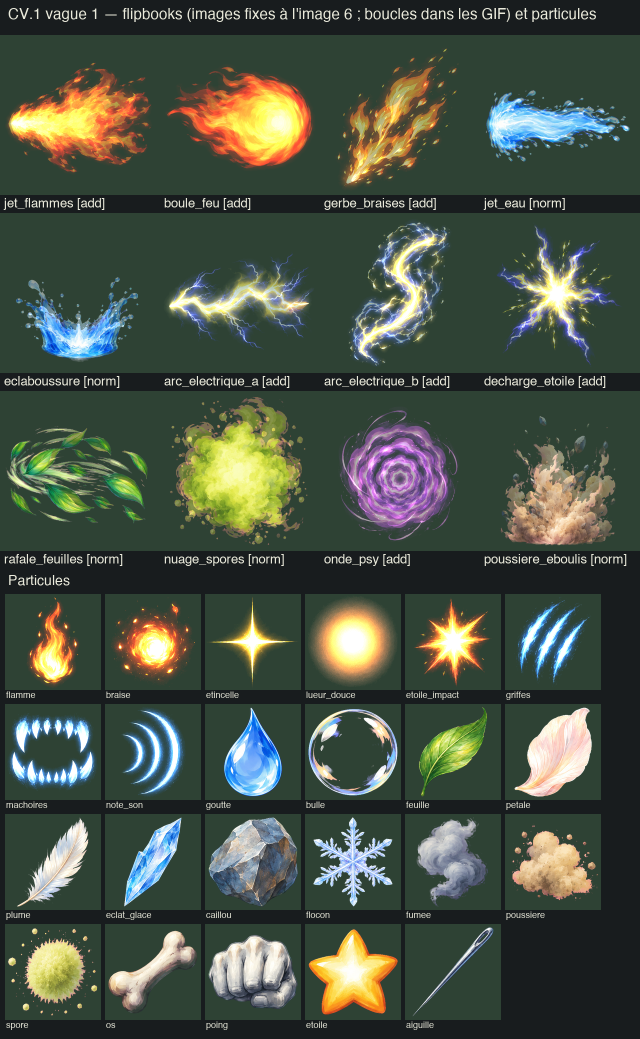
#> input picture docs/design/fiches-assets/cv-fx-1/planche.png, 1280 x 2078 px (shown at 1/2 size)
$ python -i menu_peint.py   (imports and definitions only)
#> lines starting #> are read from the running program, lines starting #| are printed output that depends on the picture; after the words box and inside, x2 and y2 are one past the last pixel; in counts of white or black regions, pixels touching at a corner belong together
#> further down, picture is the input picture: PIL image 1280x2078 RGB; mean R, G, B 72.3, 82, 68.7
#!/usr/bin/env python3
"""Chantier « Menu Dresseur peint » (demande de Kevin du 2026-11-01 : « peint tout »).

Peint ce qui restait en SVG teinté ou en icône teintée dans le Menu Dresseur :
  - les 8 badges de Kanto (formes de Rouge/Bleu) → `assets/ui/badges/<id>.webp` (256 × 256,
    fond transparent), plus le gabarit neutre `unknown.webp` du badge non obtenu (dossier 08 §6 :
    le même pour les huit emplacements, il ne dit rien du badge) ;
  - les icônes d'objets provisoires teintées (RP-265 : Protéine, Fer, Calcium, Éther, Élixir,
    3 Repousses, Cherch'Objet, Multi Exp) → `assets/ui/items/<id>.webp`, gabarit de
    `preparer_menu.py` (carré 256, marge 8). [D] Les frères teintés du même flacon (Carbone, PV
    Plus, PP Plus, Éther Max, Élixir Max) sont repeints dans les mêmes planches, sinon leurs familles
    (vitamines, PP) auraient deux formes.

Planches 1536 × 1024 en 4 colonnes invisibles de 384 px (découpe de `preparer_menu._bandes`).
Images brutes (hors dépôt) dans $ART (défaut build/art).

Usage :
  tools/art/menu_peint.py --prompts     écrit les prompts dans build/art/prompts/
  tools/art/menu_peint.py --generer     génère les planches absentes (Codex, generer.sh)
  tools/art/menu_peint.py --preparer    découpe les planches présentes → assets/
  tools/art/menu_peint.py --planche     planche de validation docs/design/fiches-assets/menu-peint/
"""
from __future__ import annotations

import os
import subprocess
import sys
from pathlib import Path

from PIL import Image, ImageDraw, ImageFont

ICI = Path(__file__).resolve().parent
sys.path.insert(0, str(ICI))
import preparer_menu  # noqa: E402

RACINE = ICI.parents[1]
ART = Path(os.environ.get("ART", RACINE / "build" / "art"))
PROMPTS = ART / "prompts"
ITEMS = RACINE / "assets" / "ui" / "items"
BADGES = RACINE / "assets" / "ui" / "badges"
FICHE = RACINE / "docs" / "design" / "fiches-assets" / "menu-peint"
_I = "assets/ui/items/"

RENDU = ("RENDU : icône 2D peinte numériquement pour l'interface d'un RPG Pokémon moderne « HD-2D peint » : "
	"formes simples et lisibles, contour fin et doux plus sombre que la couleur (aucun trait noir), volumes "
	"doux à trois valeurs, reflets nets, pinceau propre. Ni pixel art, ni 3D, ni photo. Lumière douce et "
	"neutre venant du haut à gauche.")
STYLE = (" dans le style EXACT des icônes jointes (même rendu peint, même contour fin et coloré, même angle "
	"de trois quarts, même lumière, même finesse, même taille d'environ 240 px)")

_BADGE = ("un BADGE d'arène métallique (broche émaillée, comme les badges de Pokémon Rouge et Bleu), vu presque "
	"de face avec une très légère inclinaison, tranche fine de métal visible, émail lisse et brillant, "
	"reflet net en haut à gauche, contour métallique un peu plus sombre ; silhouette fidèle au badge de Rouge "
	"et Bleu : ")
_VITAMINE = ("un petit FLACON de vitamines en verre (pilulier trapu et arrondi, épaule douce), un gros BOUCHON à vis "
	"strié, une ÉTIQUETTE blanche unie autour du corps portant un petit symbole (aucun texte)")
_FIOLE = ("une FIOLE de verre en forme de goutte (corps rond, col court et étroit, bouchon de verre rond facetté), "
	"remplie aux trois quarts")
_AEROSOL = ("une BOMBE AÉROSOL cylindrique trapue en métal laqué (épaule arrondie, petit diffuseur blanc sur le dessus, "
	"sans capuchon), avec une large bande médiane blanche portant une "
	"petite empreinte de patte stylisée barrée (aucun texte)")

# (identifiant de la planche, [(id, description)], ancres de style, catégorie)
PLANCHES: list[tuple[str, list[tuple[str, str]], list[str], str]] = [
	("UI_BADGES_PLANCHE_1", [
		("boulder", _BADGE + "le BADGE ROCHE, un OCTOGONE à facettes taillées comme une pierre, GRIS argenté, "
			"facettes claires et sombres bien lisibles"),
		("cascade", _BADGE + "le BADGE CASCADE, une GOUTTE d'eau (pointe en haut), BLEU ciel limpide, "
			"bord bleu plus foncé, petit reflet blanc"),
		("thunder", _BADGE + "le BADGE FOUDRE, une ÉTOILE à huit pointes arrondies comme un soleil, ORANGE doré, "
			"avec un disque central JAUNE clair"),
		("rainbow", _BADGE + "le BADGE PRISME, une FLEUR à huit pétales arrondis aux couleurs de l'arc-en-ciel "
			"(rouge, orange, jaune, vert, bleu, indigo, violet, rose) autour d'un petit cœur blanc"),
	], [f"{_I}nugget.webp", f"{_I}moon_stone.webp"], "badge"),
	("UI_BADGES_PLANCHE_2", [
		("soul", _BADGE + "le BADGE ÂME, un CŒUR bombé ROSE fuchsia, bord rose plus sombre"),
		("marsh", _BADGE + "le BADGE MARAIS, un DISQUE d'OR fait de trois ANNEAUX concentriques en relief, "
			"or jaune chaud"),
		("volcano", _BADGE + "le BADGE VOLCAN, une FLAMME stylisée ROUGE vif en losange à pointes, avec un "
			"losange intérieur plus clair orange"),
		("earth", _BADGE + "le BADGE TERRE, un emblème VERT feuille à quatre lobes pointus disposés en croix "
			"autour d'un centre vert clair, comme une plante stylisée"),
	], [f"{_I}nugget.webp", f"{_I}moon_stone.webp"], "badge"),
	("UI_BADGE_INCONNU", [
		("unknown", "un EMPLACEMENT DE BADGE VIDE : un petit CREUX rond et peu profond, bordé d'un anneau de métal "
			"GRIS ARDOISE mat, le fond du creux en velours gris-bleu sombre ; aucun badge dedans, aucun motif, "
			"aucun symbole ; sobre et neutre, en valeurs grises désaturées seulement"),
	], [f"{_I}nugget.webp"], "badge"),
	("UI_OBJETS_VITAMINES", [
		("protein", _VITAMINE + " : la PROTÉINE, verre ambré, bouchon ROUGE, symbole un petit POING rouge"),
		("iron", "le MÊME flacon (même forme, même taille) : le FER, verre ambré, bouchon GRIS ACIER, symbole un "
			"petit BOUCLIER gris"),
		("calcium", "le MÊME flacon : le CALCIUM, verre ambré, bouchon BLEU franc, symbole une petite ÉTOILE bleue"),
		("carbos", "le MÊME flacon : le CARBONE, verre ambré, bouchon VERT franc, symbole une petite AILE verte"),
	], [f"{_I}rare_candy.webp", f"{_I}potion.webp"], "objet"),
	("UI_OBJETS_PV_PP_DETECT", [
		("hp_up", "le MÊME flacon de vitamines que la planche des vitamines (pilulier trapu en verre ambré, gros "
			"bouchon à vis strié, étiquette blanche) : le PV PLUS, bouchon ROSE-ROUGE, symbole un petit CŒUR rose"),
		("pp_up", "le MÊME flacon de vitamines : le PP PLUS, bouchon JAUNE doré, symbole une petite FLÈCHE vers le "
			"haut jaune"),
		("itemfinder", "le CHERCH'OBJET : un petit appareil de détection portatif, boîtier arrondi ROUGE et gris "
			"clair tenu à la main, petit écran rond de radar VERT avec des cercles concentriques, courte "
			"ANTENNE argentée"),
		("exp_all", "le MULTI EXP : un petit boîtier émetteur arrondi BLEU et blanc, comme un badge électronique "
			"à pince, avec trois petits VOYANTS verts alignés et un court cordon gris"),
	], [f"{_I}rare_candy.webp", f"{_I}poke_flute.webp"], "objet"),
	("UI_OBJETS_PP", [
		("ether", _FIOLE + " : l'ÉTHER, liquide BLEU clair limpide"),
		("max_ether", "la MÊME fiole (même forme), un peu plus grande : l'ÉTHER MAX, liquide BLEU profond, bouchon "
			"et petit anneau au col DORÉS"),
		("elixir", "la MÊME fiole (même forme et taille que l'Éther) : l'ÉLIXIR, liquide ROSE-VIOLET"),
		("max_elixir", "la MÊME fiole un peu plus grande : l'ÉLIXIR MAX, liquide VIOLET profond, bouchon et anneau "
			"au col DORÉS"),
	], [f"{_I}potion.webp", f"{_I}rare_candy.webp"], "objet"),
	("UI_OBJETS_REPOUSSES", [
		("repel", _AEROSOL + " : la REPOUSSE, bombe VIOLET pâle"),
		("super_repel", "la MÊME bombe (même forme, même taille, même bande) : la SUPER REPOUSSE, bombe JAUNE "
			"moutarde"),
		("max_repel", "la MÊME bombe : la MAX REPOUSSE, bombe VERT émeraude, diffuseur DORÉ"),
	], [f"{_I}potion.webp", f"{_I}escape_rope.webp"], "objet"),
]
# Ordre de la planche de validation (badges d'abord).
BADGE_IDS = ["boulder", "cascade", "thunder", "rainbow", "soul", "marsh", "volcano", "earth"]
RP265 = ["protein", "iron", "calcium", "ether", "elixir", "repel", "super_repel", "max_repel",
	"itemfinder", "exp_all"]
FRERES = ["carbos", "hp_up", "pp_up", "max_ether", "max_elixir"]


def _nom(planche: str) -> str:
	return f"{planche}_r1"


# [46 lines left out: functions _prompt, prompts, generer, not called in this run]


def _transparente(image: Image.Image) -> Image.Image:
	"""Codex rend parfois un fond opaque uni (blanc, gris ou damier clair) malgré la consigne :
	le fond relié aux bords devient transparent (remplissage depuis les coins, tolérance douce)."""
	rgba = image.convert("RGBA")
	alpha = rgba.getchannel("A")
#> alpha: PIL image 1280x2078 L; every value is 255
	if alpha.getextrema()[0] < 16:
		return rgba
	from PIL import ImageChops
	masque = Image.new("L", rgba.size, 0)
#> masque: PIL image 1280x2078 L; every value is 0
	rgb = rgba.convert("RGB")
	for coin in [(0, 0), (rgba.width - 1, 0), (0, rgba.height - 1), (rgba.width - 1, rgba.height - 1)]:
		copie = rgb.copy()
		ImageDraw.floodfill(copie, coin, (255, 0, 255), thresh=40)
		diff = ImageChops.difference(copie, Image.new("RGB", rgba.size, (255, 0, 255))).convert("L")
		masque = ImageChops.lighter(masque, diff.point(lambda v: 255 if v < 8 else 0))
#> this loop made 4 passes
#> pass 1, in _transparente, `diff = ImageChops.difference(copie, Image.new("RGB", rgba.size, (255, ..`:
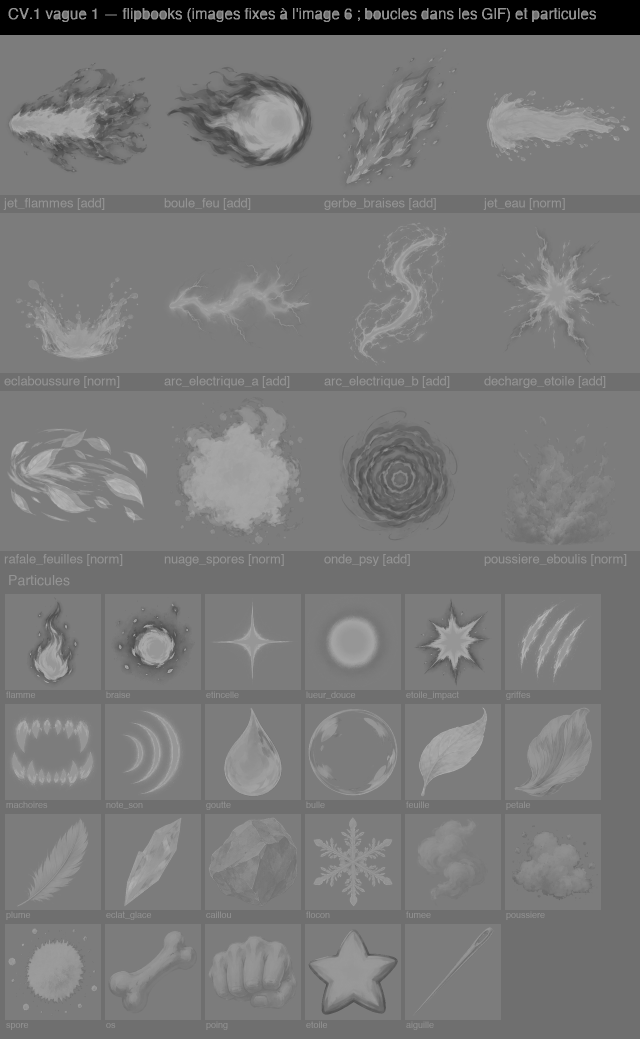
#> diff: PIL image 1280x2078 L (shown at 1/2 size); min 0, max 194, mean 120.5
#> pass 1, in _transparente, `masque = ImageChops.lighter(masque, diff.point(lambda v: 255 if v < 8 ..`:
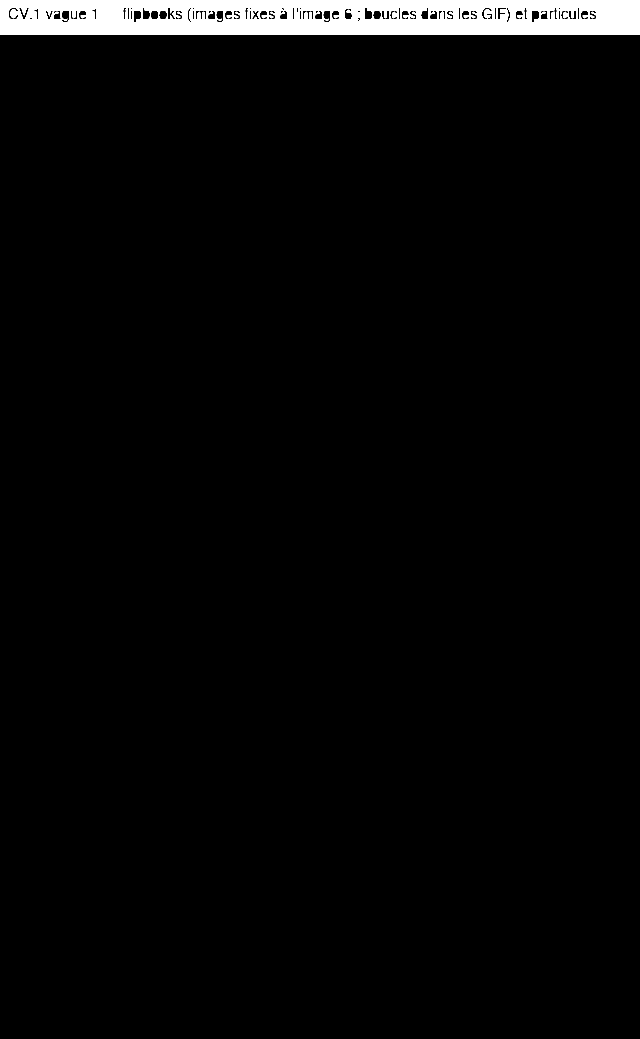
#> masque: PIL image 1280x2078 L (shown at 1/2 size); 3% white; 1 white region, box (x1, y1, x2, y2) and area: (0, 0, 1280, 70) 78902
#> pass 3, in _transparente, `diff = ImageChops.difference(copie, Image.new("RGB", rgba.size, (255, ..`:
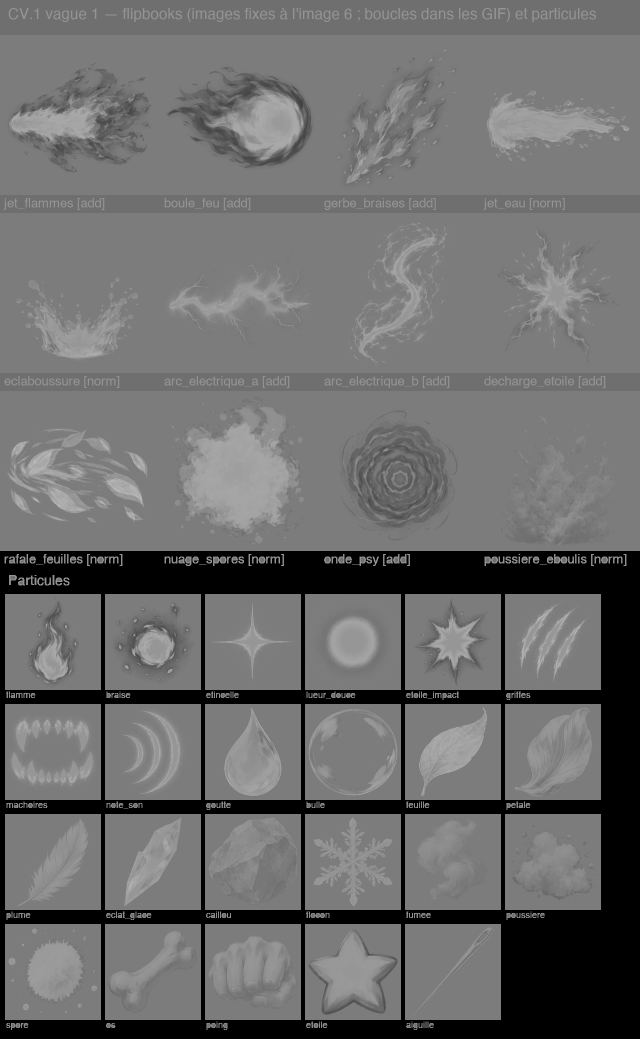
#> diff: PIL image 1280x2078 L (shown at 1/2 size); min 0, max 194, mean 107.8
#> pass 3, in _transparente, `masque = ImageChops.lighter(masque, diff.point(lambda v: 255 if v < 8 ..`:
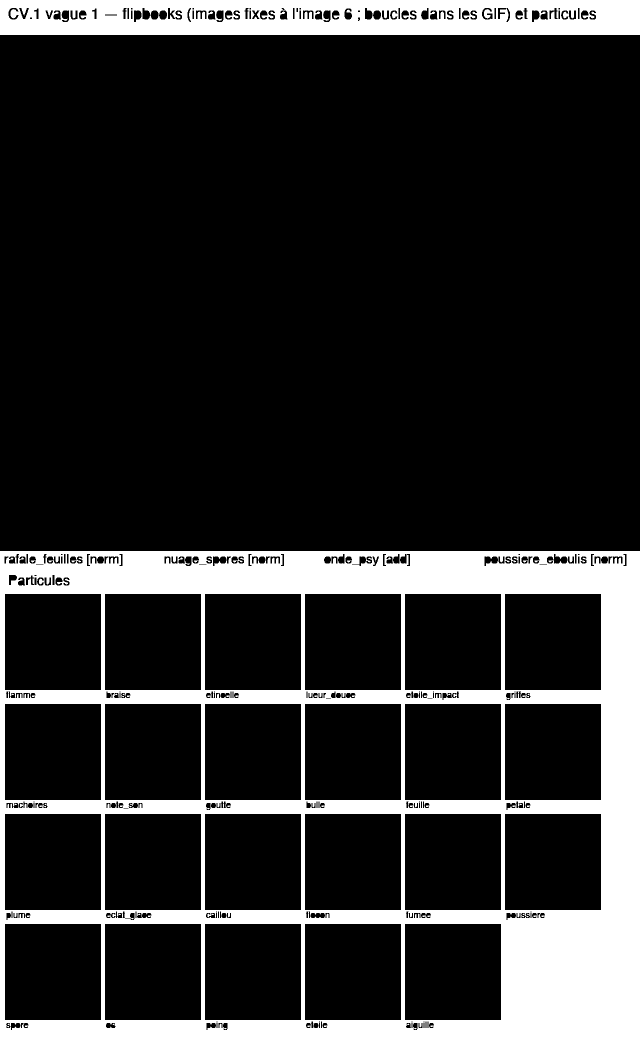
#> masque: PIL image 1280x2078 L (shown at 1/2 size); 17.4% white; 2 white regions, box (x1, y1, x2, y2) and area: (0, 1102, 1280, 2078) 383171, (0, 0, 1280, 70) 78902
#> after the loop:
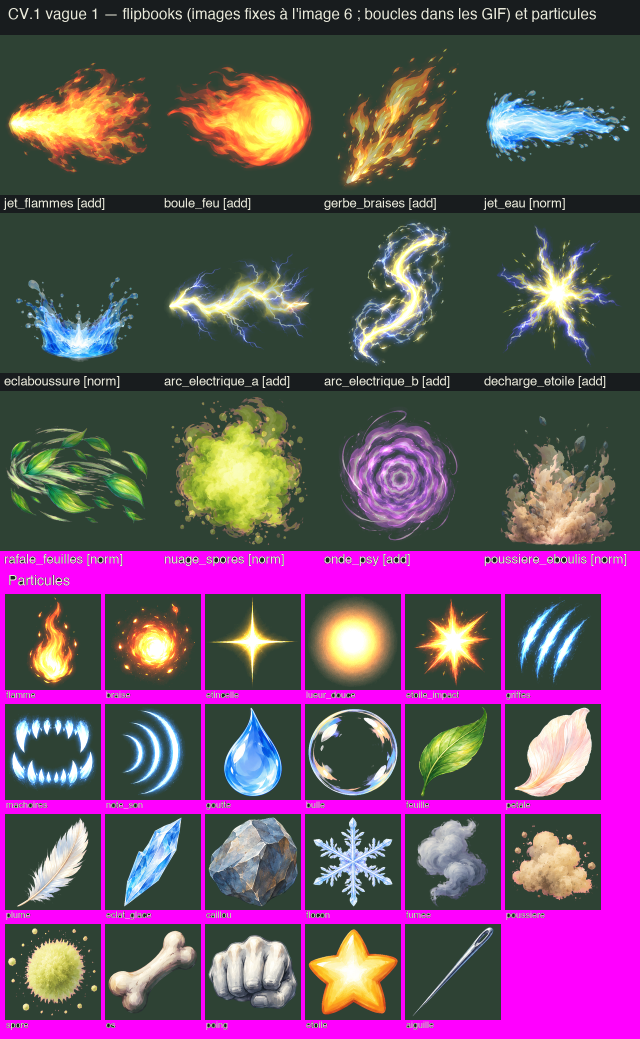
#> copie: PIL image 1280x2078 RGB (shown at 1/2 size); mean R, G, B 105.5, 77.9, 101.1
	rgba.putalpha(ImageChops.subtract(alpha, masque))
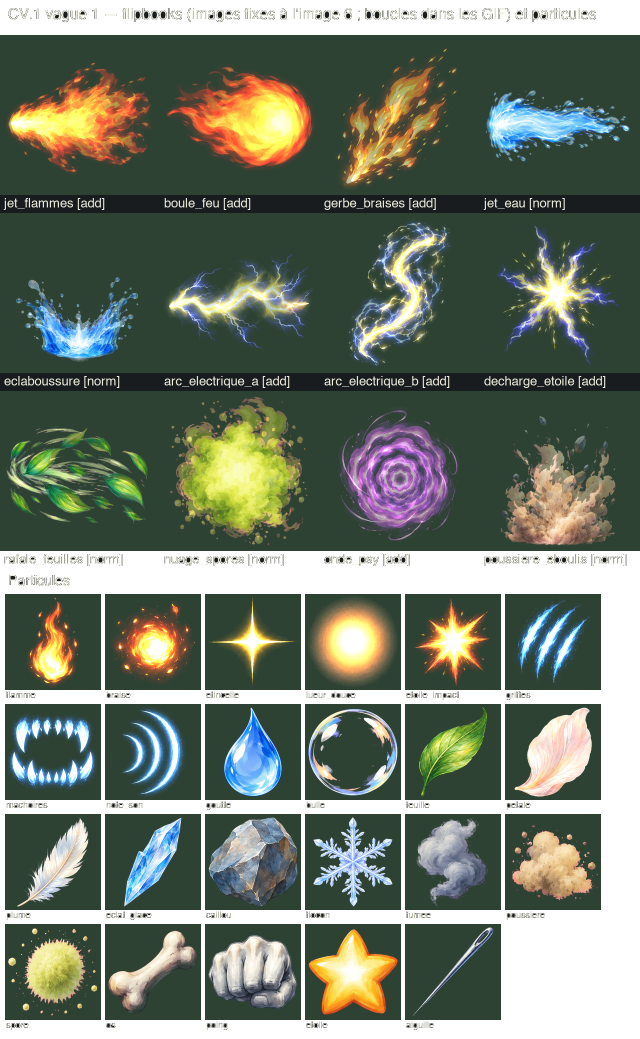
#> rgba: PIL image 1280x2078 RGBA (shown at 1/2 size); mean R, G, B, A 72.3, 82, 68.7, 210.7; transparent parts drawn white
	return rgba


# [55 lines left out: functions preparer, _police, planche, not called in this run]


CAPTURES = RACINE / "build" / "captures" / "menu_peint"
## Captures du jeu (tools/capture_menu_peint.gd, 2340 × 1080) montées à mi-échelle, deux par ligne.
CAPTURES_ORDRE = ["trainer_8b", "trainer_3b", "trainer_moments_8b", "dashboard_8b", "bag_field_8b",
	"bag_key_8b", "map_cerulean_city_8b", "map_ss_anne_8b"]


# [14 lines left out: function _planche_captures, not called in this run]


# [12 lines not run here, left out]

>>> from PIL import Image
>>> picture = Image.open('../../docs/design/fiches-assets/cv-fx-1/planche.png')
>>> result = _transparente(picture)
